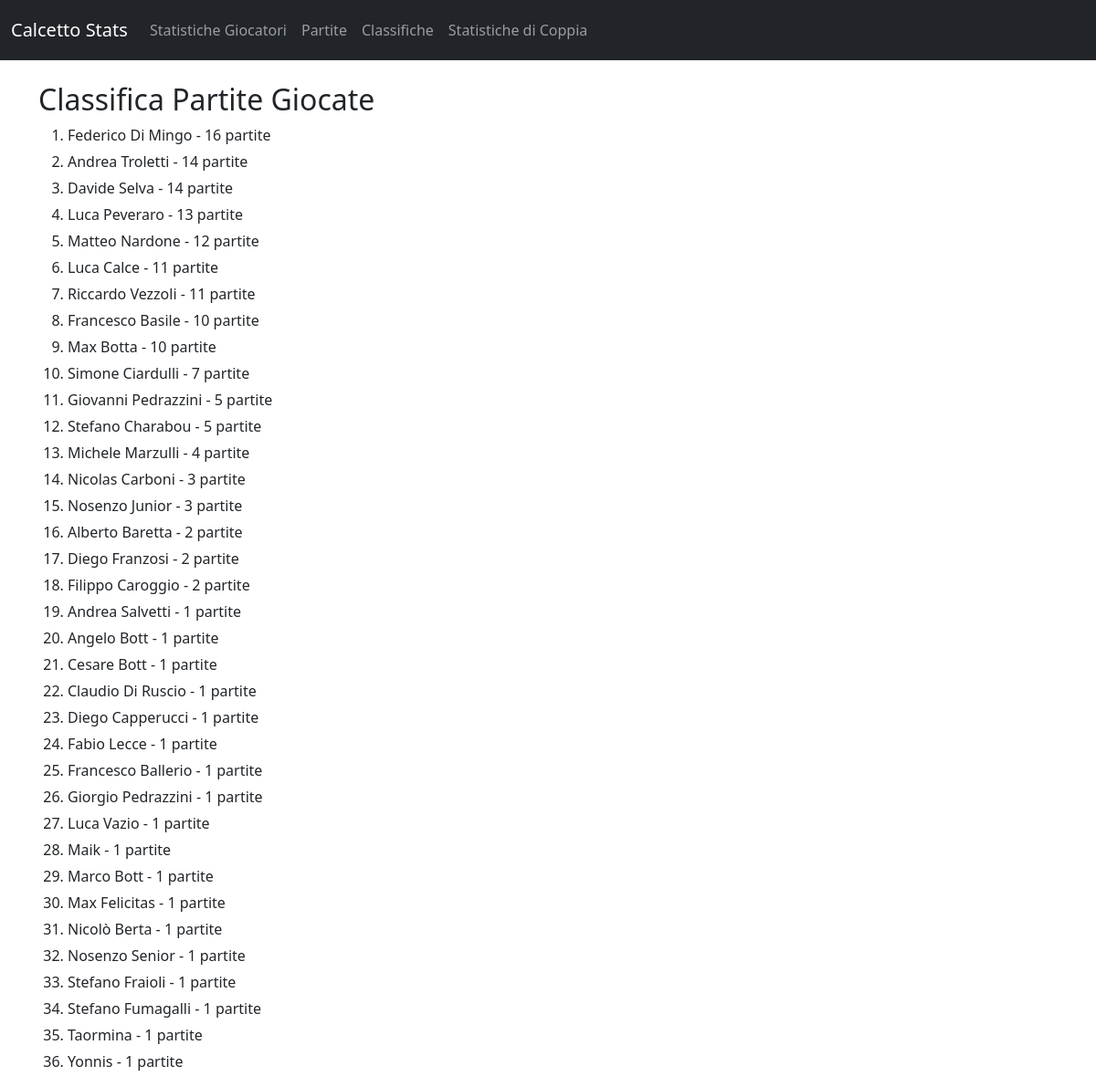
Page /classifiche/giocate on the committed database.
### tables this page shows
CREATE TABLE Giocatori (
        id_giocatore INTEGER PRIMARY KEY AUTOINCREMENT,
        nome TEXT NOT NULL,
        gol_individuali INTEGER DEFAULT 0,
        gol_fatti_squadra INTEGER DEFAULT 0,
        gol_subiti_squadra INTEGER DEFAULT 0,
        partite_giocate INTEGER DEFAULT 0,
        partite_vinte INTEGER DEFAULT 0,
        partite_pareggiate INTEGER DEFAULT 0,
        partite_perse INTEGER DEFAULT 0,
        voto_pagella REAL DEFAULT 0,
        id_partita INTEGER,
        squadra TEXT NOT NULL,
        FOREIGN KEY (id_partita) REFERENCES Partite (id_partita)
    );

### web.py (the view)
@app.route("/classifiche/<tipo>")
def classifiche(tipo):
    titolo, classifica = get_classifica(tipo)
    return render_template("classifica_singola.html", titolo=titolo, classifica=classifica, tipo=tipo)

### templates/classifica_singola.html
{% extends "base.html" %}
{% block content %}
<h2>{{ titolo }}</h2>
{% if classifica %}
    <ol>
    {% for g in classifica %}
        {% if tipo == "voto" %}
            <li>{{ g[0] }} - {{ "%.2f"|format(g[5]) }}</li>
        {% elif tipo == "gol" %}
            <li>{{ g[0] }} - {{ g[1] }} gol</li>
        {% elif tipo == "giocate" %}
            <li>{{ g[0] }} - {{ g[2] }} partite</li>
        {% elif tipo == "vinte" %}
            <li>{{ g[0] }} - {{ g[3] }} vinte</li>
        {% elif tipo == "perse" %}
            <li>{{ g[0] }} - {{ g[4] }} perse</li>
        {% endif %}
    {% endfor %}
    </ol>
{% else %}
    <p>Nessun dato disponibile per questa classifica.</p>
{% endif %}
{% endblock %}

### static/style.css (style rules this page uses)
body { font-family: Arial, sans-serif; margin: 20px; background-color: #f9f9f9; color: #333; }
h1, h2 { color: #0056b3; }
li { margin: 5px 0; }

### rows in the picture
Giocatori: nome "Federico Di Mingo", id_partita "16"
Giocatori: nome "Andrea Troletti", id_partita "14"
Giocatori: nome "Davide Selva", id_partita "14"
Giocatori: nome "Luca Peveraro", id_partita "13"
Giocatori: nome "Matteo Nardone", id_partita "12"
Giocatori: nome "Luca Calce", g "11"
Giocatori: nome "Michele Marzulli", id_partita "4"
Giocatori: nome "Nicolas Carboni", gol_individuali "3"
Giocatori: nome "Alberto Baretta", gol_individuali "2"
Giocatori: nome "Filippo Caroggio", gol_individuali "2"
Giocatori: nome "Andrea Salvetti", g "1"
Giocatori: nome "Angelo Bott", g "1"
Giocatori: nome "Cesare Bott", g "1"
Giocatori: nome "Claudio Di Ruscio", g "1"
Giocatori: nome "Diego Capperucci", g "1"
Giocatori: nome "Fabio Lecce", g "1"
Giocatori: nome "Francesco Ballerio", g "1"
Giocatori: nome "Giorgio Pedrazzini", g "1"
Giocatori: nome "Luca Vazio", g "1"
Giocatori: nome "Maik", g "1"
Giocatori: nome "Marco Bott", g "1"
Giocatori: nome "Max Felicitas", g "1"
Giocatori: nome "Nicolò Berta", g "1"
Giocatori: nome "Nosenzo Senior", g "1"
Giocatori: nome "Stefano Fraioli", g "1"
Giocatori: nome "Stefano Fumagalli", g "1"
Giocatori: nome "Taormina", g "1"
Giocatori: nome "Yonnis", g "1"

### other values in the picture
{{ titolo }} "Classifica Partite Giocate"
{{ g[0] }} "Riccardo Vezzoli" "Francesco Basile" "Max Botta" "Simone Ciardulli" "Giovanni Pedrazzini" "Stefano Charabou" "Nosenzo Junior" "Diego Franzosi"
{{ g[2] }} "11" "10" "10" "7" "5" "5" "3" "2"
